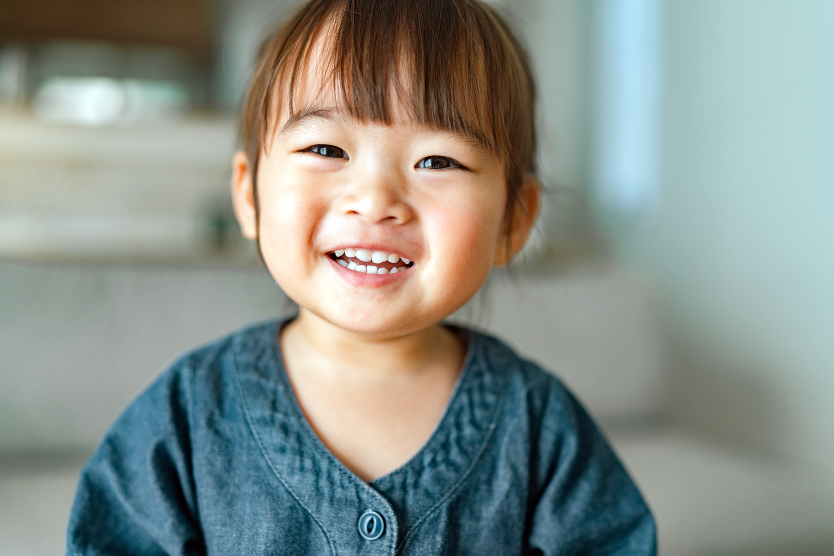
#> input picture Resources/girl.png, 2500 x 1667 px (shown at 1/3 size)
$ python image-functions.py
#> lines starting #> are read from the running program, lines starting #| are printed output that depends on the picture; after the words box and inside, x2 and y2 are one past the last pixel; in counts of white or black regions, pixels touching at a corner belong together
import cv2
import numpy as np

kernel = np.ones((5, 5), np.uint8)
img = cv2.imread("../Resources/girl.png")
#> img is the input picture: shape (1667, 2500, 3); mean B, G, R 137.9, 144, 136.4

cv2.namedWindow("Gray Image", cv2.WINDOW_NORMAL)
cv2.resizeWindow("Gray Image", 500, 400)

cv2.namedWindow("Blur Image", cv2.WINDOW_NORMAL)
cv2.resizeWindow("Blur Image", 500, 400)

cv2.namedWindow("Canny Image", cv2.WINDOW_NORMAL)
cv2.resizeWindow("Canny Image", 500, 400)

cv2.namedWindow("Dilation Image", cv2.WINDOW_NORMAL)
cv2.resizeWindow("Dilation Image", 500, 400)

cv2.namedWindow("Eroded Image", cv2.WINDOW_NORMAL)
cv2.resizeWindow("Eroded Image", 500, 400)

imgGray = cv2.cvtColor(img, cv2.COLOR_BGR2GRAY)
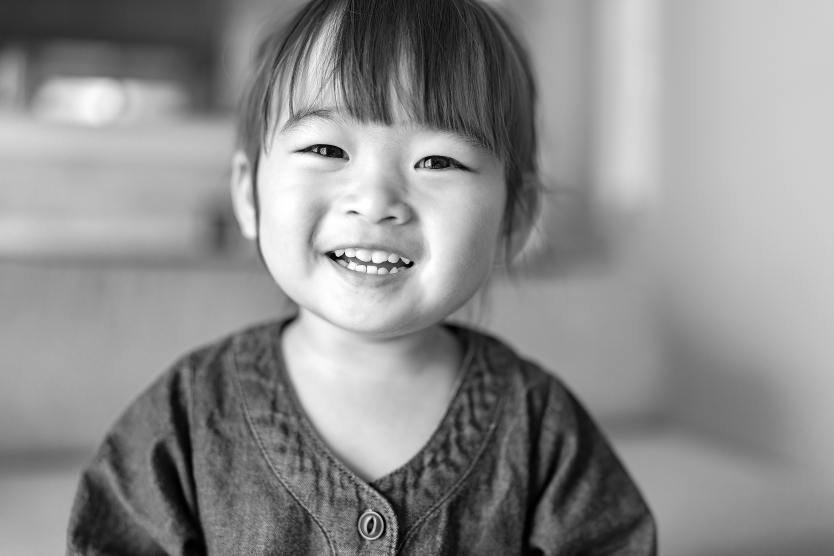
#> imgGray: shape (1667, 2500) (shown at 1/3 size); min 0, max 255, mean 141.1
imgBlur = cv2.GaussianBlur(imgGray, (7, 7), 0)

imgCanny = cv2.Canny(img, 100, 100)
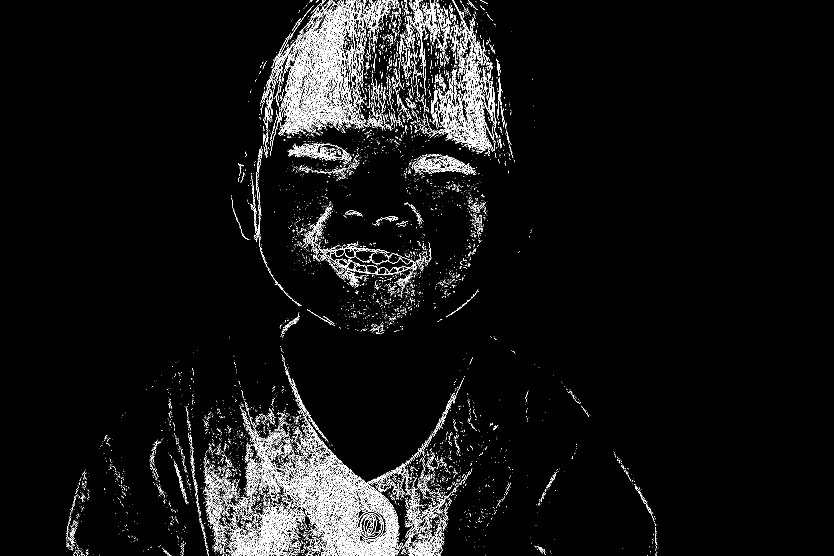
#> imgCanny: shape (1667, 2500) (shown at 1/3 size); 3.4% white in thin lines or dots, all inside (x1, y1, x2, y2) = (198, 0, 1975, 1667)
imgDilation = cv2.dilate(imgCanny, kernel, iterations=1)
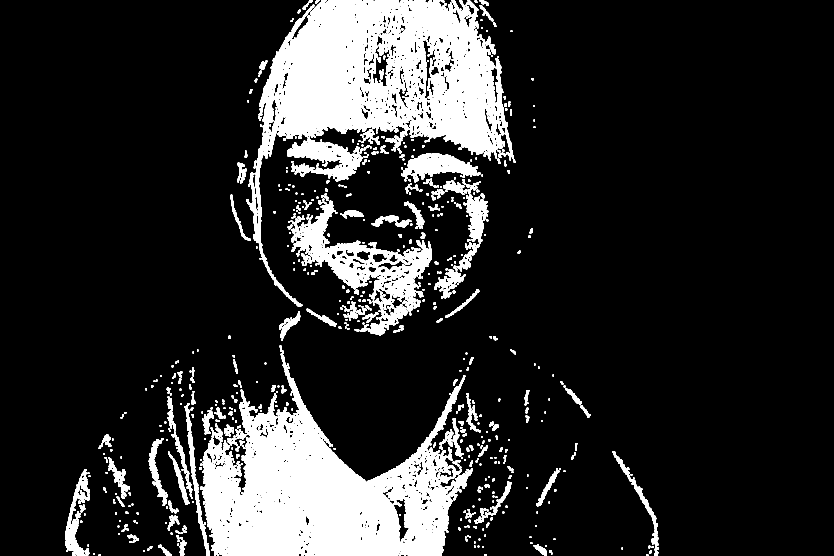
#> imgDilation: shape (1667, 2500) (shown at 1/3 size); 15.3% white; 791 white regions (1 under 20 px), largest, box (x1, y1, x2, y2) and area: (740, 0, 1542, 921) 249187, (600, 1061, 1419, 1667) 230613, (872, 602, 1296, 935) 37794
imgEroded = cv2.erode(imgDilation, kernel, iterations=1)
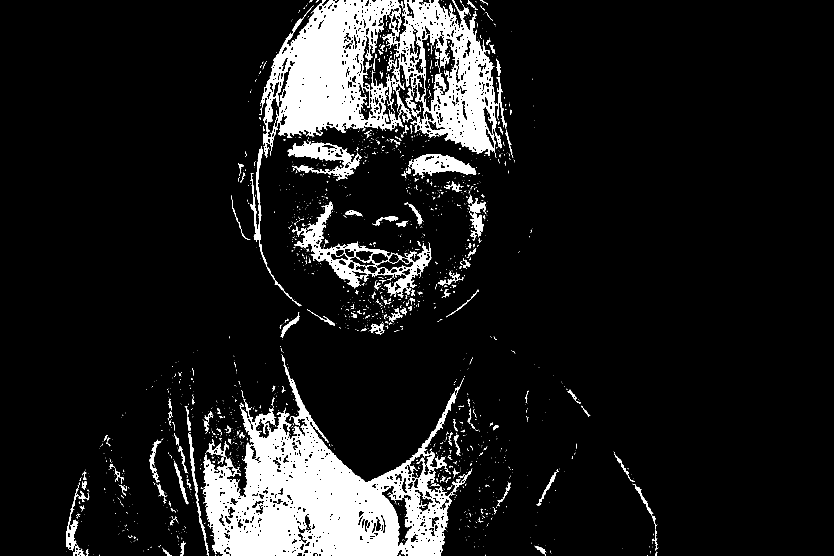
#> imgEroded: shape (1667, 2500) (shown at 1/3 size); 10% white; 1866 white regions (1634 under 20 px), largest, box (x1, y1, x2, y2) and area: (608, 1063, 1417, 1667) 182741, (778, 0, 1521, 474) 160763, (883, 604, 1294, 893) 18650

cv2.imshow("Gray Image", imgGray)
cv2.imshow("Blur Image", imgBlur)
cv2.imshow("Canny Image", imgCanny)
cv2.imshow("Dilation Image", imgDilation)
cv2.imshow("Eroded Image", imgEroded)

cv2.waitKey(0)
